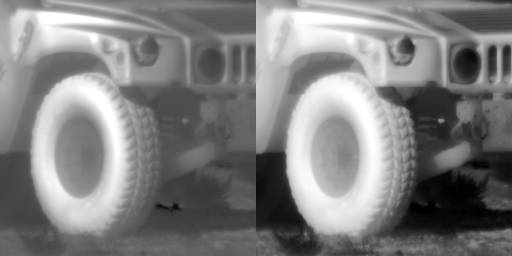
#> input picture resource/7_1_hist.png, 512 x 256 px, found by its file name
$ jupyter execute 'Histogram Equalization.ipynb'
#> lines starting #> are read from the running program, lines starting #| are printed output that depends on the picture
# Histogram Equalization

Firstly, we will see its Numpy implementation

[cell 1]
import cv2 as  cv
import numpy as np
from matplotlib import pyplot as plt

img = cv.imread(r'D:\\CodingFolder\\OPENCVFolder\\OPENCV-Python\\resource\\7_1_hist.png')
#> img is the input picture: shape (256, 512, 3); min 0, max 255, mean 127.8

hists, bins = np.histogram(img.flatten(), 256, [0,256])
#> hists = 256 values, max 5991 at index 102, min 0 at index 3, mean 1536; bins = 257 values from 0 to 256

# return the cumulative sum of the elements along the given axis
cdf = hists.cumsum()
#> cdf = 256 values from 384 to 393216
cdf_normalized = cdf * hists.max()/ cdf.max()
#> cdf_normalized = 256 values from 5.85 to 5991

plt.subplot(211), plt.imshow(img, 'gray')
plt.subplot(212), plt.plot(cdf_normalized, color='b')
plt.hist(img.flatten(),256,[0,256],color='r')
plt.xlim([0,256])
plt.legend(('cdf', 'histogram'), loc = 'upper left')
plt.show()
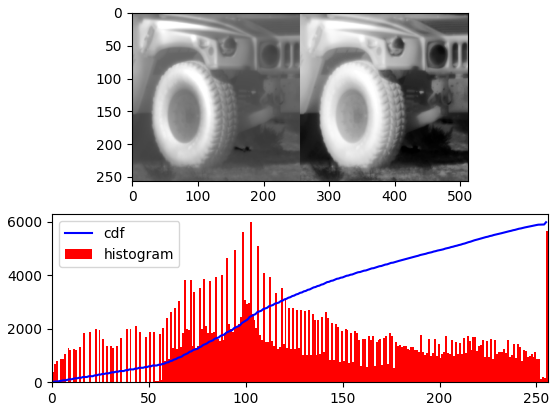
#> figure drawn by matplotlib, 2 panels; panel 2: tallest bar 5991 high, from x = 102 to 103; panel 2: curve peaks at x = 255, y = 5991

[cell 2]
cdf_m = np.ma.masked_equal(cdf, 0)
cdf_m = (cdf_m - cdf_m.min())*255 / (cdf_m.max() - cdf_m.min())
cdf = np.ma.filled(cdf_m, 0).astype('uint8')
#> cdf = 256 values from 0 to 255
img2 = cdf[img]
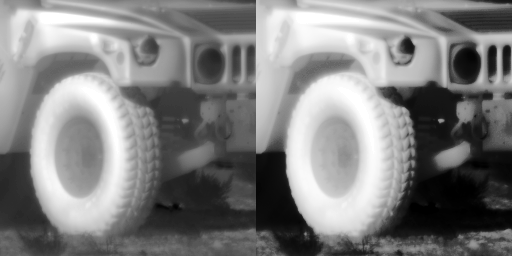
#> img2: shape (256, 512, 3); min 0, max 255, mean 127.6
plt.subplot(211),plt.imshow(img2, 'gray')
plt.subplot(212),plt.hist(img.flatten(),256,[0,256],color='r')
plt.show()
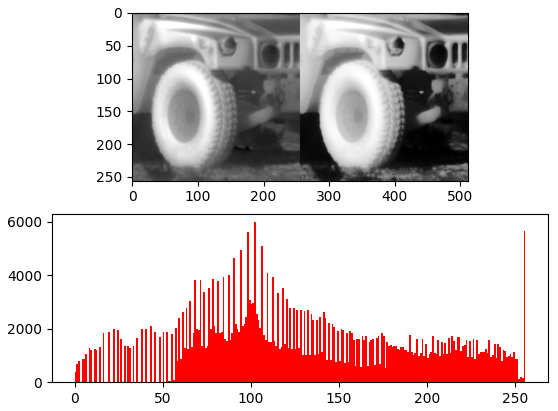
#> figure drawn by matplotlib, 2 panels; panel 2: tallest bar 5991 high, from x = 102 to 103

## Histogram Equalization in OpenCV

[cell 3]
# zero equal to grayimage
img = cv.imread('D:\\CodingFolder\\OPENCVFolder\\OPENCV-Python\\resource\\7.png', 0)
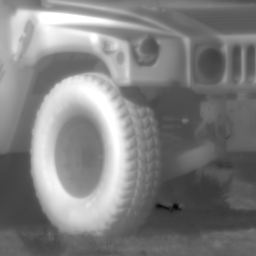
#> input picture resource/7.png, 256 x 256 px, found by its file name
#> img is the input picture: shape (256, 256); min 7, max 255, mean 127.3
equ = cv.equalizeHist(img)
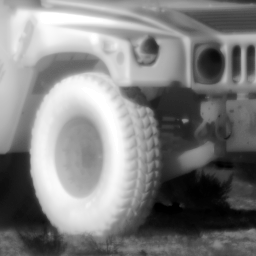
#> equ: shape (256, 256); min 0, max 255, mean 128.4
res = np.hstack((img, equ))
cv.imwrite('D:\\CodingFolder\\OPENCVFolder\\OPENCV-Python\\resource\\7_1_hist.png', res)
#> Out = True

# CLAHE(Constrast Limited Adaptive Histogram Equalization)

The above Histogram Equalization considers the global constrast of the image.

将图像分为一个个小块，对小块做直方图均衡化

[cell 4]
import numpy as np
import cv2 as cv

img = cv.imread('D:\\CodingFolder\\OPENCVFolder\\OPENCV-Python\\resource\\7.png',0)

clahe = cv.createCLAHE(clipLimit=2.0, tileGridSize=(8,8))
cl1 = clahe.apply(img)
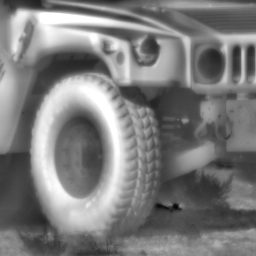
#> cl1: shape (256, 256); min 6, max 255, mean 123.3
res = np.hstack((img, cl1))
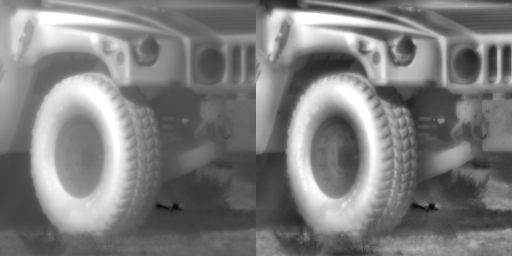
#> res: shape (256, 512); min 6, max 255, mean 125.3
cv.imwrite('7_2_clahe.png', res)
#> Out = True
